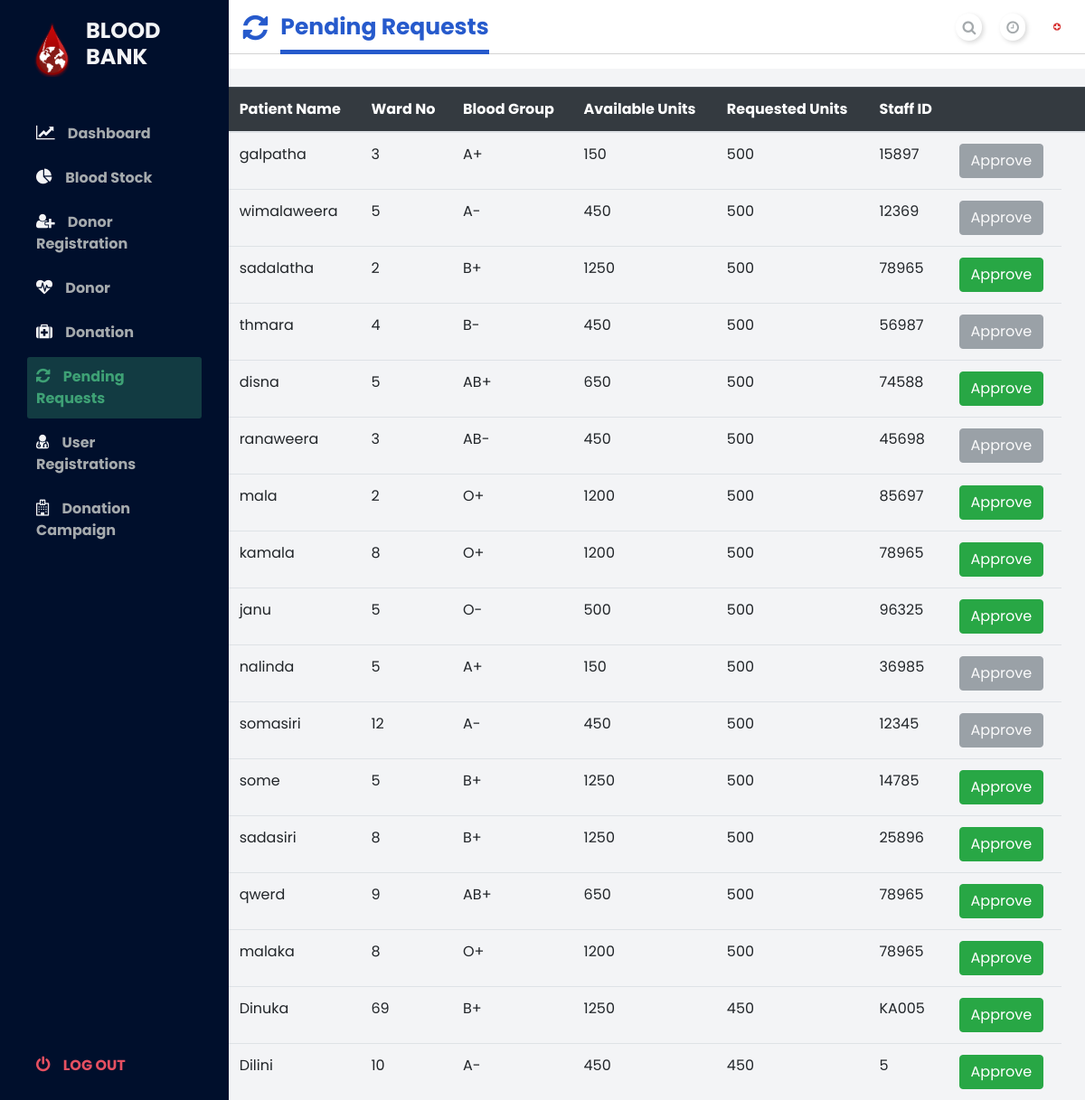
The app's page /PendingRequests.php (signed in) with its own data.
### tables this page shows
CREATE TABLE `requests` (
  `Request_ID` int(11) NOT NULL,
  `Patient_name` varchar(50) DEFAULT NULL,
  `Ward_No` int(11) NOT NULL,
  `Blood_Group` varchar(50) NOT NULL,
  `NoOfUnits` int(11) NOT NULL,
  `StaffID` varchar(20) NOT NULL,
  `Status` varchar(50) NOT NULL
);

### PendingRequests.php (the view, shortened to what this page needs)
<?php
include('connection.php');
$query = "SELECT `Request_ID`, `Patient_name`, `Ward_No`,`Blood_Group`, `NoOfUnits`, `StaffID`, `Status`,b.total FROM `requests` INNER JOIN
(SELECT BloodGroup,sum(amount)as total from bloodtbl GROUP by BloodGroup)AS b
ON b.BloodGroup = requests.`Blood_Group` where requests.`Status`= 'pending';";
$result = mysqli_query($Con, $query);
$requests = mysqli_fetch_all($result, MYSQLI_ASSOC);
?>
<!DOCTYPE html>
<html lang="en">
<head>
  <link rel="stylesheet" href="https://stackpath.bootstrapcdn.com/font-awesome/4.7.0/css/font-awesome.min.css" />
  <link rel="stylesheet" type="text/css" href="style1.css">
  <link rel="stylesheet" type="text/css" href="form1.css">
  <link rel="stylesheet" type="text/css" href="css/bootstrap.css">
</head>
<body id="body" onload="GetCellValues()">
  <div class="container1">
    <nav class="navbar">
      <div class="navbar__left">
        <i class="fa fa-refresh fa-2x  a" aria-hidden="true"></i>
        <h7 style="font-size: 25px; font-weight:bold; vertical-align: text-bottom;" class="active_link">Pending Requests</h7>
      </div>
      <div class="navbar__right">
        <a href="#">
          <i class="fa fa-search" aria-hidden="true"></i>
        </a>
        <a href="#">
          <i class="fa fa-clock-o" aria-hidden="true"></i>
        </a>
        <a href="#">
          <img width="30" src="assets/blood-donate-unscreen.gif" alt="" />
        </a>
      </div>
    </nav>
    <main>
      <div class="table-responsive" style="margin-top: 20px;">
        <table class="table " id="PendingTable">
          <thead class="table-dark">
            <tr>
              <th scope="col">Patient Name</th>
              <th scope="col">Ward No</th>
              <th scope="col">Blood Group</th>
              <th scope="col">Available Units</th>
              <th scope="col">Requested Units</th>
              <th scope="col">Staff ID</th>
              <th scope="col"></th>
              <th scope="col"></th>
            </tr>
          </thead>
          <tbody>
            <?php foreach ($requests as $request) : ?>
              <tr>
                <td><?php echo $request['Patient_name'] ?></td>
                <td><?php echo $request['Ward_No'] ?></td>
                <td><?php echo $request['Blood_Group'] ?></td>
                <td><?php echo $request['total'] ?></td>
                <td><?php echo $request['NoOfUnits'] ?></td>
                <td><?php echo $request['StaffID'] ?></td>
                <td>
                  <form action="ApproveRequest.php" method="POST">
                    <button type='submit' id='approve'  <?php if($request['total']<$request['NoOfUnits']){ echo "disabled";} ?>
                    class='btn <?php if($request['total']<$request['NoOfUnits']){ echo " btn-secondary ";} else{echo " btn-success";} ?>'>Approve</i></button>
                  </form>
                </td>
              </tr>
            <?php endforeach ?>
          </tbody>
        </table>
      </div>
    </main>
    <div id="sidebar">
      <div class="sidebar__title">
        <div class="sidebar__img">
          <img src="assets/logo.png" alt="logo" />
          <h1 style="font-size: 24px; font-weight:bold">BLOOD BANK</h1>
        </div>
      </div>
      <div class="sidebar__link">
        <div class="sidebar__link ">
          <i class="fa fa-line-chart" aria-hidden="true"></i>
          <a href="Dashboard.php" style="text-decoration: none;">Dashboard</a>
        </div>
        <div class="sidebar__link">
          <i class="fa fa-pie-chart"></i>
          <a href="BloodStock.php" style="text-decoration: none;">Blood Stock</a>
        </div>
        <div class="sidebar__link ">
          <i class="fa fa-user-plus" aria-hidden="true"></i>
          <a href="DonorRegistrations.php" style="text-decoration: none;">Donor Registration</a>
        </div>
        <div class="sidebar__link">
          <i class="fa fa-heartbeat" aria-hidden="true"></i>
          <a href="Donor.php" style="text-decoration: none;">Donor</a>
        </div>
        <div class="sidebar__link">
          <i class="fa fa-medkit" aria-hidden="true"></i>
          <a href="Donation.php" style="text-decoration: none;">Donation</a>
        </div>
        <div class="sidebar__link active_menu_link">
          <i class="fa fa-refresh" aria-hidden="true"></i>
          <a href="PendingRequests.php" style="text-decoration: none;">Pending Requests</a>
        </div>
        <div class="sidebar__link">
          <i class="fa fa-user-md" aria-hidden="true"></i>
          <a href="UserRegistration.php" style="text-decoration: none;">User Registrations</a>
        </div>
        <div class="sidebar__link">
          <i class="fa fa-hospital-o" aria-hidden="true"></i>
          <a href="DonationCampaign.php" style="text-decoration: none;">Donation Campaign</a>
        </div>
        <div class="sidebar__logout" style ="position:fixed; bottom:1rem;">
          <i class="fa fa-power-off"></i>
          <a href="logout.php">Log out</a>
        </div>
      </div>
    </div>
</body>
</html>

### style1.css (style rules this page uses)
* { margin: 0; padding: 0; }
body { box-sizing: border-box; font-family: "Lato", sans-serif; height: 100vh; overflow: hidden; }
.a { color: #265acc; padding-top: 5px; }
.container1 { display: grid; height: 100vh; grid-template-columns: 0.8fr 1fr 1fr 1fr; grid-template-rows: 0.2fr 3fr; grid-template-areas: "sidebar nav nav nav" "sidebar main main main"; }
.navbar { background: #ffffff; grid-area: nav; height: 60px; display: flex; align-items: center; justify-content: space-between; padding: 0 30px 0 30px; border-bottom: 1px solid lightgray; }
.navbar__left .active_link { color: #265acc; border-bottom:5px solid #265acc; padding-bottom: 8px; font-size: 20px; margin-left: 10px; align-items: center; }
.navbar__right { display: flex; justify-content: center; align-items: center; }
.navbar__right > a { margin-left: 20px; text-decoration: none; }
.navbar__right > a > i { color: #a5aaad; font-size: 16px; border-radius: 50px; background: #ffffff; box-shadow: 2px 2px 5px #d9d9d9, -2px -2px 5px #ffffff; padding: 7px; }
main { background: #f3f4f6; grid-area: main; overflow-y: auto; }
#sidebar { background: #000f2c; grid-area: sidebar; overflow-y: auto; padding: 20px; -webkit-transition: all 0.5s; transition: all 0.5s; }
.sidebar__title { display: flex; justify-content: space-between; align-items: center; color: #f3f4f6; margin-bottom: 30px; }
.sidebar__img { display: flex; align-items: center; }
.sidebar__title > div > img { width: 75px; object-fit: contain; }
.sidebar__title > div > h1 { font-size: 18px; display: inline; }
.sidebar__link { color: #f3f4f6; padding: 10px; border-radius: 3px; margin-bottom: 5px; text-decoration: none; }
.active_menu_link { background: rgba(62, 161, 117, 0.3); color: #3ea175; }
.active_menu_link a { color: #3ea175 !important; }
.sidebar__link > a { text-decoration: none; color: #a5aaad; font-weight: 700; }
.sidebar__link > i { margin-right: 10px; font-size: 18px; text-decoration: none; }
.sidebar__logout { margin-top: 30px; padding: 10px; color: #e65061; }
.sidebar__logout > a { text-decoration: none; color: #e65061; font-weight: 700; text-transform: uppercase; }
.sidebar__logout > i { margin-right: 10px; font-size: 18px; }

### form1.css (style rules this page uses)
* { margin: 0%; padding: 0; box-sizing: border-box; font-family: 'Poppins',sans-serif; }

### records on screen
requests: Patient_name "galpatha", Ward_No "3", Blood_Group "A+", total "150", NoOfUnits "500", StaffID "15897"
requests: Patient_name "wimalaweera", Ward_No "5", Blood_Group "A-", total "450", NoOfUnits "500", StaffID "12369"
requests: Patient_name "sadalatha", Ward_No "2", Blood_Group "B+", total "1250", NoOfUnits "500", StaffID "78965"
requests: Patient_name "thmara", Ward_No "4", Blood_Group "B-", total "450", NoOfUnits "500", StaffID "56987"
requests: Patient_name "disna", Ward_No "5", Blood_Group "AB+", total "650", NoOfUnits "500", StaffID "74588"
requests: Patient_name "ranaweera", Ward_No "3", Blood_Group "AB-", total "450", NoOfUnits "500", StaffID "45698"
requests: Patient_name "mala", Ward_No "2", Blood_Group "O+", total "1200", NoOfUnits "500", StaffID "85697"
requests: Patient_name "kamala", Ward_No "8", Blood_Group "O+", total "1200", NoOfUnits "500", StaffID "78965"
requests: Patient_name "janu", Ward_No "5", Blood_Group "O-", total "500", NoOfUnits "500", StaffID "96325"
requests: Patient_name "nalinda", Ward_No "5", Blood_Group "A+", total "150", NoOfUnits "500", StaffID "36985"
requests: Patient_name "somasiri", Ward_No "12", Blood_Group "A-", total "450", NoOfUnits "500", StaffID "12345"
requests: Patient_name "some", Ward_No "5", Blood_Group "B+", total "1250", NoOfUnits "500", StaffID "14785"
requests: Patient_name "sadasiri", Ward_No "8", Blood_Group "B+", total "1250", NoOfUnits "500", StaffID "25896"
requests: Patient_name "qwerd", Ward_No "9", Blood_Group "AB+", total "650", NoOfUnits "500", StaffID "78965"
requests: Patient_name "malaka", Ward_No "8", Blood_Group "O+", total "1200", NoOfUnits "500", StaffID "78965"
requests: Patient_name "Dinuka", Ward_No "69", Blood_Group "B+", total "1250", NoOfUnits "450", StaffID "KA005"
requests: Patient_name "Dilini", Ward_No "10", Blood_Group "A-", total "450", NoOfUnits "450", StaffID "5"
